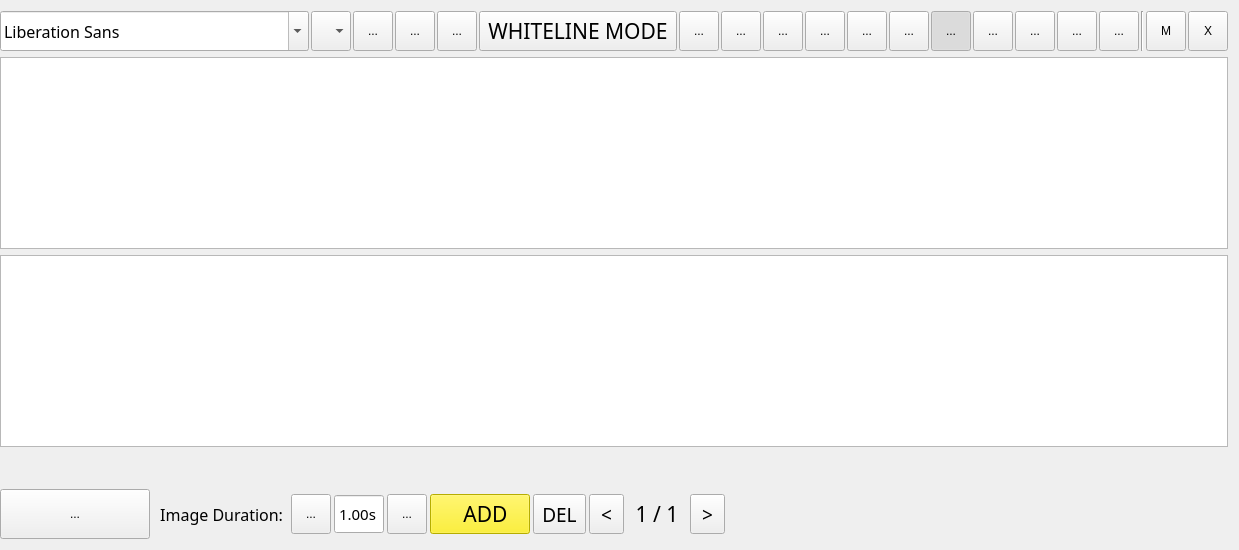
    <widget class="QWidget" name="widget" native="true">
     <layout class="QGridLayout" name="gridLayout_2">
      <property name="leftMargin">
       <number>0</number>
      </property>
      <item row="3" column="0">
       <widget class="CxPaintSeekBar" name="lbl_seek">
        <property name="minimumSize">
         <size>
          <width>0</width>
          <height>30</height>
         </size>
        </property>
        <property name="maximumSize">
         <size>
          <width>16777215</width>
          <height>30</height>
         </size>
        </property>
        <property name="styleSheet">
         <string notr="true"/>
        </property>
        <property name="text">
         <string/>
        </property>
       </widget>
      </item>
      <item row="1" column="0">
       <widget class="CxGraphicsView" name="graphicsView"/>
      </item>
      <item row="0" column="0">
       <widget class="QWidget" name="widget_3" native="true">
        <property name="minimumSize">
         <size>
          <width>0</width>
          <height>40</height>
         </size>
        </property>
        <layout class="QGridLayout" name="gridLayout_4">
         <property name="leftMargin">
          <number>0</number>
         </property>
         <property name="topMargin">
          <number>0</number>
         </property>
         <property name="rightMargin">
          <number>0</number>
         </property>
         <property name="bottomMargin">
          <number>0</number>
         </property>
         <property name="horizontalSpacing">
          <number>2</number>
         </property>
         <item row="0" column="16">
          <widget class="CxColorButton" name="tb_text_col_4">
           <property name="minimumSize">
            <size>
             <width>40</width>
             <height>40</height>
            </size>
           </property>
           <property name="maximumSize">
            <size>
             <width>40</width>
             <height>40</height>
            </size>
           </property>
           <property name="text">
            <string>...</string>
           </property>
           <property name="checkable">
            <bool>true</bool>
           </property>
           <attribute name="buttonGroup">
            <string notr="true">btn_text_group</string>
           </attribute>
          </widget>
         </item>
         <item row="0" column="10">
          <widget class="QToolButton" name="tb_justify">
           <property name="minimumSize">
            <size>
             <width>40</width>
             <height>40</height>
            </size>
           </property>
           <property name="maximumSize">
            <size>
             <width>40</width>
             <height>40</height>
            </size>
           </property>
           <property name="text">
            <string>...</string>
           </property>
           <property name="icon">
            <iconset resource="res.qrc">
             <normaloff>:/images/win/textjustify.png</normaloff>:/images/win/textjustify.png</iconset>
           </property>
           <property name="checkable">
            <bool>true</bool>
           </property>
          </widget>
         </item>
         <item row="0" column="9">
          <widget class="QToolButton" name="tb_right">
           <property name="minimumSize">
            <size>
             <width>40</width>
             <height>40</height>
            </size>
           </property>
           <property name="maximumSize">
            <size>
             <width>40</width>
             <height>40</height>
            </size>
           </property>
           <property name="text">
            <string>...</string>
           </property>
           <property name="icon">
            <iconset resource="res.qrc">
             <normaloff>:/images/win/textright.png</normaloff>:/images/win/textright.png</iconset>
           </property>
           <property name="checkable">
            <bool>true</bool>
           </property>
          </widget>
         </item>
         <item row="0" column="12">
          <widget class="QToolButton" name="tb_fill">
           <property name="minimumSize">
            <size>
             <width>40</width>
             <height>40</height>
            </size>
           </property>
           <property name="maximumSize">
            <size>
             <width>40</width>
             <height>40</height>
            </size>
           </property>
           <property name="text">
            <string>...</string>
           </property>
           <property name="icon">
            <iconset resource="res.qrc">
             <normaloff>:/res/bucket.png</normaloff>:/res/bucket.png</iconset>
           </property>
           <property name="iconSize">
            <size>
             <width>32</width>
             <height>32</height>
            </size>
           </property>
           <property name="checkable">
            <bool>false</bool>
           </property>
           <property name="checked">
            <bool>false</bool>
           </property>
          </widget>
         </item>
         <item row="0" column="3">
          <widget class="QToolButton" name="tb_italic">
           <property name="minimumSize">
            <size>
             <width>40</width>
             <height>40</height>
            </size>
           </property>
           <property name="maximumSize">
            <size>
             <width>40</width>
             <height>40</height>
            </size>
           </property>
           <property name="text">
            <string>...</string>
           </property>
           <property name="icon">
            <iconset resource="res.qrc">
             <normaloff>:/images/win/textitalic.png</normaloff>:/images/win/textitalic.png</iconset>
           </property>
           <property name="checkable">
            <bool>true</bool>
           </property>
          </widget>
         </item>
         <item row="0" column="14">
          <widget class="CxColorButton" name="tb_text_col_2">
           <property name="minimumSize">
            <size>
             <width>40</width>
             <height>40</height>
            </size>
           </property>
           <property name="maximumSize">
            <size>
             <width>40</width>
             <height>40</height>
            </size>
           </property>
           <property name="text">
            <string>...</string>
           </property>
           <property name="checkable">
            <bool>true</bool>
           </property>
           <attribute name="buttonGroup">
            <string notr="true">btn_text_group</string>
           </attribute>
          </widget>
         </item>
         <item row="0" column="4">
          <widget class="QToolButton" name="tb_underline">
           <property name="minimumSize">
            <size>
             <width>40</width>
             <height>40</height>
            </size>
           </property>
           <property name="maximumSize">
            <size>
             <width>40</width>
             <height>40</height>
            </size>
           </property>
           <property name="text">
            <string>...</string>
           </property>
           <property name="icon">
            <iconset resource="res.qrc">
             <normaloff>:/images/win/textunder.png</normaloff>:/images/win/textunder.png</iconset>
           </property>
           <property name="checkable">
            <bool>true</bool>
           </property>
          </widget>
         </item>
         <item row="0" column="13">
          <widget class="CxColorButton" name="tb_text_col_1">
           <property name="minimumSize">
            <size>
             <width>40</width>
             <height>40</height>
            </size>
           </property>
           <property name="maximumSize">
            <size>
             <width>40</width>
             <height>40</height>
            </size>
           </property>
           <property name="text">
            <string>...</string>
           </property>
           <property name="checkable">
            <bool>true</bool>
           </property>
           <property name="checked">
            <bool>true</bool>
           </property>
           <attribute name="buttonGroup">
            <string notr="true">btn_text_group</string>
           </attribute>
          </widget>
         </item>
         <item row="0" column="6">
          <widget class="QToolButton" name="tb_left">
           <property name="minimumSize">
            <size>
             <width>40</width>
             <height>40</height>
            </size>
           </property>
           <property name="maximumSize">
            <size>
             <width>40</width>
             <height>40</height>
            </size>
           </property>
           <property name="text">
            <string>...</string>
           </property>
           <property name="icon">
            <iconset resource="res.qrc">
             <normaloff>:/images/win/textleft.png</normaloff>:/images/win/textleft.png</iconset>
           </property>
           <property name="checkable">
            <bool>true</bool>
           </property>
          </widget>
         </item>
         <item row="0" column="21">
          <widget class="QToolButton" name="tb_delete_item">
           <property name="minimumSize">
            <size>
             <width>40</width>
             <height>40</height>
            </size>
           </property>
           <property name="maximumSize">
            <size>
             <width>40</width>
             <height>40</height>
            </size>
           </property>
           <property name="text">
            <string>X</string>
           </property>
           <property name="icon">
            <iconset resource="res.qrc">
             <normaloff>:/res/del.png</normaloff>:/res/del.png</iconset>
           </property>
           <property name="iconSize">
            <size>
             <width>30</width>
             <height>30</height>
            </size>
           </property>
           <property name="checkable">
            <bool>false</bool>
           </property>
          </widget>
         </item>
         <item row="0" column="5">
          <widget class="CxWhiteModeTextButton" name="tb_white_mode">
           <property name="minimumSize">
            <size>
             <width>0</width>
             <height>40</height>
            </size>
           </property>
           <property name="maximumSize">
            <size>
             <width>15555</width>
             <height>40</height>
            </size>
           </property>
           <property name="font">
            <font>
             <family>Impact</family>
             <pointsize>16</pointsize>
            </font>
           </property>
           <property name="text">
            <string>WHITELINE MODE</string>
           </property>
           <property name="checkable">
            <bool>false</bool>
           </property>
          </widget>
         </item>
         <item row="0" column="2">
          <widget class="QToolButton" name="tb_bold">
           <property name="minimumSize">
            <size>
             <width>40</width>
             <height>40</height>
            </size>
           </property>
           <property name="maximumSize">
            <size>
             <width>40</width>
             <height>40</height>
            </size>
           </property>
           <property name="text">
            <string>...</string>
           </property>
           <property name="icon">
            <iconset resource="res.qrc">
             <normaloff>:/images/win/textbold.png</normaloff>:/images/win/textbold.png</iconset>
           </property>
           <property name="checkable">
            <bool>true</bool>
           </property>
          </widget>
         </item>
         <item row="0" column="1">
          <widget class="QComboBox" name="comboBox">
           <property name="minimumSize">
            <size>
             <width>0</width>
             <height>40</height>
            </size>
           </property>
           <property name="maximumSize">
            <size>
             <width>40</width>
             <height>16777215</height>
            </size>
           </property>
           <property name="font">
            <font>
             <family>Impact</family>
             <pointsize>10</pointsize>
            </font>
           </property>
          </widget>
         </item>
         <item row="0" column="8">
          <widget class="QToolButton" name="tb_center">
           <property name="minimumSize">
            <size>
             <width>40</width>
             <height>40</height>
            </size>
           </property>
           <property name="maximumSize">
            <size>
             <width>40</width>
             <height>40</height>
            </size>
           </property>
           <property name="text">
            <string>...</string>
           </property>
           <property name="icon">
            <iconset resource="res.qrc">
             <normaloff>:/images/win/textcenter.png</normaloff>:/images/win/textcenter.png</iconset>
           </property>
           <property name="checkable">
            <bool>true</bool>
           </property>
          </widget>
         </item>
         <item row="0" column="20">
          <widget class="QToolButton" name="tb_movement">
           <property name="minimumSize">
            <size>
             <width>40</width>
             <height>40</height>
            </size>
           </property>
           <property name="maximumSize">
            <size>
             <width>40</width>
             <height>40</height>
            </size>
           </property>
           <property name="text">
            <string>M</string>
           </property>
           <property name="checkable">
            <bool>false</bool>
           </property>
          </widget>
         </item>
         <item row="0" column="15">
          <widget class="CxColorButton" name="tb_text_col_3">
           <property name="minimumSize">
            <size>
             <width>40</width>
             <height>40</height>
            </size>
           </property>
           <property name="maximumSize">
            <size>
             <width>40</width>
             <height>40</height>
            </size>
           </property>
           <property name="text">
            <string>...</string>
           </property>
           <property name="checkable">
            <bool>true</bool>
           </property>
           <attribute name="buttonGroup">
            <string notr="true">btn_text_group</string>
           </attribute>
          </widget>
         </item>
         <item row="0" column="19">
          <widget class="Line" name="line">
           <property name="orientation">
            <enum>Qt::Vertical</enum>
           </property>
          </widget>
         </item>
         <item row="0" column="0">
          <widget class="QFontComboBox" name="fontComboBox">
           <property name="minimumSize">
            <size>
             <width>0</width>
             <height>40</height>
            </size>
           </property>
           <property name="font">
            <font>
             <family>Impact</family>
             <pointsize>12</pointsize>
            </font>
           </property>
          </widget>
         </item>
         <item row="0" column="17">
          <widget class="CxColorButton" name="tb_text_col_5">
           <property name="minimumSize">
            <size>
             <width>40</width>
             <height>40</height>
            </size>
           </property>
           <property name="maximumSize">
            <size>
             <width>40</width>
             <height>40</height>
            </size>
           </property>
           <property name="text">
            <string>...</string>
           </property>
           <property name="checkable">
            <bool>true</bool>
           </property>
           <attribute name="buttonGroup">
            <string notr="true">btn_text_group</string>
           </attribute>
          </widget>
         </item>
         <item row="0" column="11">
          <widget class="QToolButton" name="tb_insert_black_circle_mark">
           <property name="minimumSize">
            <size>
             <width>40</width>
             <height>40</height>
            </size>
           </property>
           <property name="maximumSize">
            <size>
             <width>40</width>
             <height>40</height>
            </size>
           </property>
           <property name="text">
            <string>...</string>
           </property>
           <property name="icon">
            <iconset resource="res.qrc">
             <normaloff>:/res/blackcircle.png</normaloff>:/res/blackcircle.png</iconset>
           </property>
           <property name="iconSize">
            <size>
             <width>32</width>
             <height>32</height>
            </size>
           </property>
           <property name="checkable">
            <bool>true</bool>
           </property>
           <property name="checked">
            <bool>false</bool>
           </property>
          </widget>
         </item>
        </layout>
       </widget>
      </item>
      <item row="4" column="0">
       <widget class="QWidget" name="widget_4" native="true">
        <property name="minimumSize">
         <size>
          <width>0</width>
          <height>50</height>
         </size>
        </property>
        <property name="maximumSize">
         <size>
          <width>16777215</width>
          <height>50</height>
         </size>
        </property>
        <layout class="QGridLayout" name="gridLayout_15">
         <property name="leftMargin">
          <number>0</number>
         </property>
         <property name="topMargin">
          <number>0</number>
         </property>
         <property name="rightMargin">
          <number>20</number>
         </property>
         <property name="bottomMargin">
          <number>0</number>
         </property>
         <item row="0" column="2">
          <spacer name="horizontalSpacer_2">
           <property name="orientation">
            <enum>Qt::Horizontal</enum>
           </property>
           <property name="sizeType">
            <enum>QSizePolicy::Expanding</enum>
           </property>
           <property name="sizeHint" stdset="0">
            <size>
             <width>20</width>
             <height>20</height>
            </size>
           </property>
          </spacer>
         </item>
         <item row="0" column="0">
          <widget class="QToolButton" name="tb_play">
           <property name="minimumSize">
            <size>
             <width>150</width>
             <height>50</height>
            </size>
           </property>
           <property name="maximumSize">
            <size>
             <width>150</width>
             <height>50</height>
            </size>
           </property>
           <property name="text">
            <string>...</string>
           </property>
           <property name="icon">
            <iconset resource="res.qrc">
             <normaloff>:/res/Media-Controls-Play-icon.png</normaloff>
             <normalon>:/res/Media-Controls-Pause-icon.png</normalon>:/res/Media-Controls-Play-icon.png</iconset>
           </property>
           <property name="iconSize">
            <size>
             <width>50</width>
             <height>50</height>
            </size>
           </property>
           <property name="checkable">
            <bool>true</bool>
           </property>
          </widget>
         </item>
         <item row="0" column="1">
          <widget class="QWidget" name="w_scene_control" native="true">
           <property name="minimumSize">
            <size>
             <width>0</width>
             <height>40</height>
            </size>
           </property>
           <property name="maximumSize">
            <size>
             <width>16777215</width>
             <height>40</height>
            </size>
           </property>
           <layout class="QGridLayout" name="gridLayout_16">
            <property name="leftMargin">
             <number>0</number>
            </property>
            <property name="topMargin">
             <number>0</number>
            </property>
            <property name="rightMargin">
             <number>0</number>
            </property>
            <property name="bottomMargin">
             <number>0</number>
            </property>
            <property name="horizontalSpacing">
             <number>3</number>
            </property>
            <property name="verticalSpacing">
             <number>0</number>
            </property>
            <item row="0" column="8">
             <widget class="QToolButton" name="tb_next_video">
              <property name="minimumSize">
               <size>
                <width>35</width>
                <height>40</height>
               </size>
              </property>
              <property name="maximumSize">
               <size>
                <width>35</width>
                <height>40</height>
               </size>
              </property>
              <property name="font">
               <font>
                <family>Impact</family>
                <pointsize>14</pointsize>
                <weight>50</weight>
                <bold>false</bold>
               </font>
              </property>
              <property name="text">
               <string>&gt;</string>
              </property>
              <property name="icon">
               <iconset resource="res.qrc">
                <normaloff>:/res/Actions-go-next-icon.png</normaloff>:/res/Actions-go-next-icon.png</iconset>
              </property>
              <property name="iconSize">
               <size>
                <width>40</width>
                <height>40</height>
               </size>
              </property>
             </widget>
            </item>
            <item row="0" column="6">
             <widget class="QToolButton" name="tb_prev_video">
              <property name="minimumSize">
               <size>
                <width>35</width>
                <height>40</height>
               </size>
              </property>
              <property name="maximumSize">
               <size>
                <width>35</width>
                <height>40</height>
               </size>
              </property>
              <property name="font">
               <font>
                <family>Impact</family>
                <pointsize>14</pointsize>
                <weight>50</weight>
                <bold>false</bold>
               </font>
              </property>
              <property name="text">
               <string>&lt;</string>
              </property>
              <property name="icon">
               <iconset resource="res.qrc">
                <normaloff>:/res/Actions-go-previous-icon.png</normaloff>:/res/Actions-go-previous-icon.png</iconset>
              </property>
              <property name="iconSize">
               <size>
                <width>40</width>
                <height>40</height>
               </size>
              </property>
             </widget>
            </item>
            <item row="0" column="0">
             <widget class="QLabel" name="label_5">
              <property name="minimumSize">
               <size>
                <width>0</width>
                <height>30</height>
               </size>
              </property>
              <property name="maximumSize">
               <size>
                <width>16777215</width>
                <height>30</height>
               </size>
              </property>
              <property name="font">
               <font>
                <family>Impact</family>
                <pointsize>12</pointsize>
                <weight>50</weight>
                <bold>false</bold>
               </font>
              </property>
              <property name="text">
               <string> Image Duration: </string>
              </property>
             </widget>
            </item>
            <item row="0" column="4">
             <widget class="QToolButton" name="tb_add_new_scene">
              <property name="minimumSize">
               <size>
                <width>100</width>
                <height>40</height>
               </size>
              </property>
              <property name="maximumSize">
               <size>
                <width>16777215</width>
                <height>40</height>
               </size>
              </property>
              <property name="font">
               <font>
                <family>Impact</family>
                <pointsize>16</pointsize>
                <weight>50</weight>
                <bold>false</bold>
               </font>
              </property>
              <property name="styleSheet">
               <string notr="true">QToolButton
{
background:#fff200;
}
QToolButton:hover
{
background:#FFD764;
}</string>
              </property>
              <property name="text">
               <string>    ADD  </string>
              </property>
              <property name="icon">
               <iconset resource="res.qrc">
                <normaloff>:/res/add_image.png</normaloff>:/res/add_image.png</iconset>
              </property>
              <property name="iconSize">
               <size>
                <width>40</width>
                <height>40</height>
               </size>
              </property>
              <property name="toolButtonStyle">
               <enum>Qt::ToolButtonTextBesideIcon</enum>
              </property>
             </widget>
            </item>
            <item row="0" column="3">
             <widget class="QToolButton" name="tb_item_dur_inc">
              <property name="minimumSize">
               <size>
                <width>40</width>
                <height>40</height>
               </size>
              </property>
              <property name="maximumSize">
               <size>
                <width>40</width>
                <height>40</height>
               </size>
              </property>
              <property name="text">
               <string>...</string>
              </property>
              <property name="icon">
               <iconset resource="res.qrc">
                <normaloff>:/res/up.png</normaloff>:/res/up.png</iconset>
              </property>
              <property name="iconSize">
               <size>
                <width>32</width>
                <height>32</height>
               </size>
              </property>
              <property name="shortcut">
               <string>Ctrl+S, Ctrl+R</string>
              </property>
             </widget>
            </item>
            <item row="0" column="1">
             <widget class="QToolButton" name="tb_item_dur_dec">
              <property name="minimumSize">
               <size>
                <width>40</width>
                <height>40</height>
               </size>
              </property>
              <property name="maximumSize">
               <size>
                <width>40</width>
                <height>40</height>
               </size>
              </property>
              <property name="text">
               <string>...</string>
              </property>
              <property name="icon">
               <iconset resource="res.qrc">
                <normaloff>:/res/down.png</normaloff>:/res/down.png</iconset>
              </property>
              <property name="iconSize">
               <size>
                <width>32</width>
                <height>32</height>
               </size>
              </property>
              <property name="shortcut">
               <string>Ctrl+S, Ctrl+R</string>
              </property>
             </widget>
            </item>
            <item row="0" column="7">
             <widget class="QLabel" name="lbl_video_index">
              <property name="minimumSize">
               <size>
                <width>60</width>
                <height>0</height>
               </size>
              </property>
              <property name="font">
               <font>
                <family>Impact</family>
                <pointsize>16</pointsize>
               </font>
              </property>
              <property name="text">
               <string>1 / 1</string>
              </property>
              <property name="alignment">
               <set>Qt::AlignCenter</set>
              </property>
             </widget>
            </item>
            <item row="0" column="5">
             <widget class="QToolButton" name="tb_delete_scene">
              <property name="minimumSize">
               <size>
                <width>0</width>
                <height>40</height>
               </size>
              </property>
              <property name="maximumSize">
               <size>
                <width>16777215</width>
                <height>40</height>
               </size>
              </property>
              <property name="font">
               <font>
                <family>Impact</family>
                <pointsize>14</pointsize>
                <weight>50</weight>
                <bold>false</bold>
               </font>
              </property>
              <property name="text">
               <string>DEL</string>
              </property>
              <property name="icon">
               <iconset resource="res.qrc">
                <normaloff>:/res/delete_image.png</normaloff>:/res/delete_image.png</iconset>
              </property>
              <property name="iconSize">
               <size>
                <width>40</width>
                <height>40</height>
               </size>
              </property>
             </widget>
            </item>
            <item row="0" column="2">
             <widget class="QDoubleSpinBox" name="dsp_item_dur">
              <property name="minimumSize">
               <size>
                <width>50</width>
                <height>40</height>
               </size>
              </property>
              <property name="maximumSize">
               <size>
                <width>40</width>
                <height>50</height>
               </size>
              </property>
              <property name="font">
               <font>
                <family>Impact</family>
                <pointsize>11</pointsize>
               </font>
              </property>
              <property name="buttonSymbols">
               <enum>QAbstractSpinBox::NoButtons</enum>
              </property>
              <property name="suffix">
               <string>s</string>
              </property>
              <property name="minimum">
               <double>0.500000000000000</double>
              </property>
              <property name="maximum">
               <double>60.000000000000000</double>
              </property>
              <property name="singleStep">
               <double>0.500000000000000</double>
              </property>
              <property name="value">
               <double>1.000000000000000</double>
              </property>
             </widget>
            </item>
           </layout>
          </widget>
         </item>
        </layout>
       </widget>
      </item>
      <item row="2" column="0">
       <widget class="QTextEdit" name="textEdit"/>
      </item>
     </layout>
    </widget>
